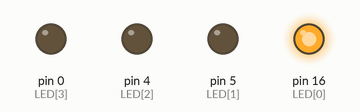
This sketch was run on a simulated Arduino Uno, built with avr-gcc and run on an emulated ATmega328P. On the bench: output pins drawn as LEDs (lit = HIGH).

Above: at 0.2 s.
At 1.2 s:
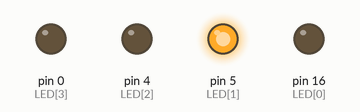
At 2.2 s:
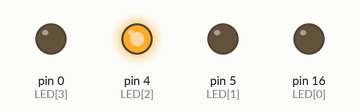
At 3.2 s:
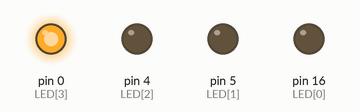
At 4.2 s:
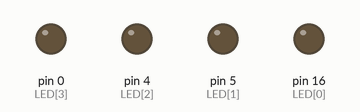
Timing chart, 0 to 6.5 s (numbered marks = the images above):
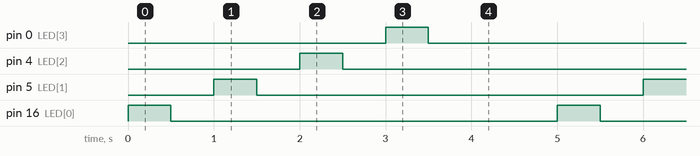

Measured:
- by itself, pin 0 (LED[3]), pin 4 (LED[2]), pin 5 (LED[1]), pin 16 (LED[0]): alternates HIGH for 0.50 s and LOW for 4.5 s
- by itself, everything shown: repeats every 5.0 s, in 8 steps

The sketch:

Lad2-1and2-2.ino
```cpp
int LED[] = {16,5,4,0};
int LED1 = 13; // LDE2-1
void setup() {
pinMode(LED[0], OUTPUT);
pinMode(LED[1], OUTPUT);
pinMode(LED[2], OUTPUT);
pinMode(LED[3], OUTPUT);
}
void loop() {
  kon();
}
```

Lad2_2.ino
```cpp
void kon(){
  for(int i=0; i<=3 ; i++){
    digitalWrite(LED[i],HIGH);
    delay(500);
    digitalWrite(LED[i],LOW);
    delay(500);
  }
  digitalWrite(LED1,HIGH);
  delay(500);
  digitalWrite(LED1,LOW);
  delay(500);
}
```
